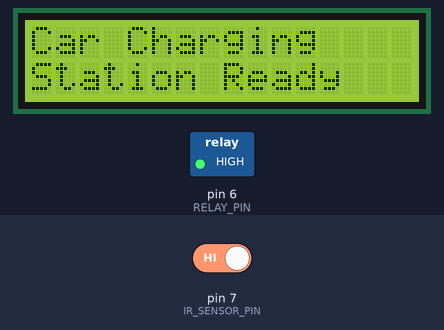
Bench run of a sketch on a simulated Arduino Uno, built with avr-gcc and run on an emulated ATmega328P. Parts: 16×2 character LCD, switched loads named in the sketch (green lamp = pin HIGH). The test bench sets the inputs (shaded band); at power-on: pin 7 (IR_SENSOR_PIN) HIGH. What the sketch prints to the serial monitor is not drawn.

Above: at 0.1 s.
3.3 s: pin 7 (IR_SENSOR_PIN) driven LOW
At 4.4 s:
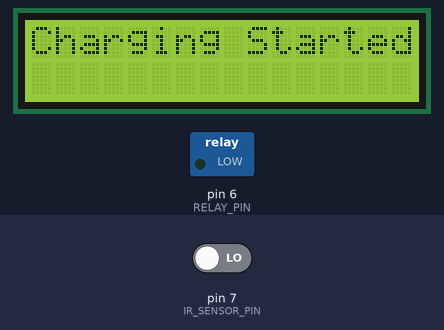
At 5.0 s:
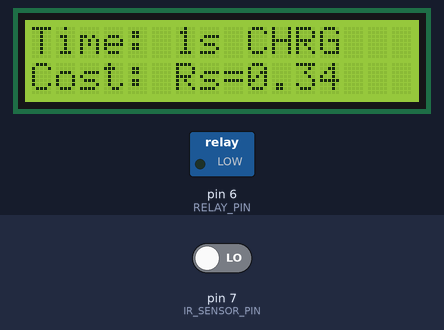
6.3 s: pin 7 (IR_SENSOR_PIN) driven HIGH
At 7.0 s:
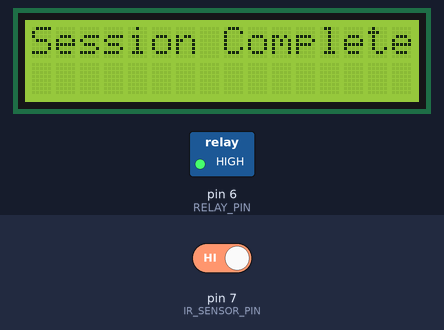
Timing chart, 0 to 9.3 s (numbered marks = the images above; inputs shaded):
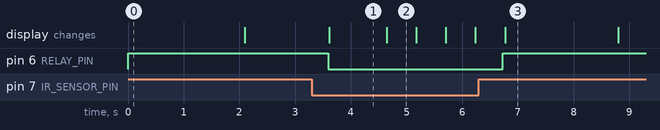

The sketch:

wireless_charging_station.ino
```cpp
#include <LiquidCrystal_I2C.h>

// Pin definitions
#define IR_SENSOR_PIN 7
#define RELAY_PIN 6

// I2C LCD setup (address 0x27, 16x2 display)
LiquidCrystal_I2C lcd(0x27, 16, 2);

// Charging parameters
const float CHARGING_RATE_PER_MINUTE = 20.0; // Cost per minute in your currency
const float POWER_CONSUMPTION = 10.0; // Watts (adjust based on your charger)

// Variables
bool carDetected = false;
bool chargingActive = false;
unsigned long startTime = 0;
unsigned long currentTime = 0;
unsigned long chargingDuration = 0;
float totalCost = 0.0;
float totalEnergy = 0.0; // in Wh (Watt-hours)

void setup() {
  // Initialize serial communication
  Serial.begin(9600);

  // Initialize pins
  pinMode(IR_SENSOR_PIN, INPUT_PULLUP);
  pinMode(RELAY_PIN, OUTPUT);

  // Initialize relay to OFF state (HIGH for active low relay)
  digitalWrite(RELAY_PIN, HIGH);

  // Initialize LCD
  lcd.init();
  lcd.backlight();

  // Display welcome message
  lcd.setCursor(0, 0);
  lcd.print("Car Charging");
  lcd.setCursor(0, 1);
  lcd.print("Station Ready");

  delay(2000);
  lcd.clear();

  Serial.println("Wireless Car Charging Station Initialized");
}

void loop() {
  // Read IR sensor (assuming LOW when object detected)
  bool sensorState = !digitalRead(IR_SENSOR_PIN); // Invert for active low

  // Car detection logic
  if (sensorState && !carDetected) {
    // Car just arrived
    carDetected = true;
    chargingActive = true;
    startTime = millis();
    totalCost = 0.0;
    totalEnergy = 0.0;

    // Turn on relay (LOW for active low relay)
    digitalWrite(RELAY_PIN, LOW);

    Serial.println("Car detected - Charging started");

    // Display charging started message
    lcd.clear();
    lcd.setCursor(0, 0);
    lcd.print("Charging Started");
    delay(1000);
  }

  else if (!sensorState && carDetected) {
    // Car just left
    carDetected = false;
    chargingActive = false;

    // Turn off relay (HIGH for active low relay)
    digitalWrite(RELAY_PIN, HIGH);

    Serial.println("Car removed - Charging stopped");
    Serial.print("Total charging time: ");
    Serial.print(chargingDuration / 60000.0, 2);
    Serial.println(" minutes");
    Serial.print("Total cost: Rs=");
    Serial.println(totalCost, 2);

    // Display final bill
    displayFinalBill();
    delay(5000);

    // Reset display
    lcd.clear();
    lcd.setCursor(0, 0);
    lcd.print("Station Ready");
  }

  // Update charging information if actively charging
  if (chargingActive && carDetected) {
    currentTime = millis();
    chargingDuration = currentTime - startTime;

    // Calculate cost based on time (minutes)
    float minutes = chargingDuration / 60000.0;
    totalCost = minutes * CHARGING_RATE_PER_MINUTE;

    // Calculate energy consumption (Watt-hours)
    totalEnergy = (minutes / 60.0) * POWER_CONSUMPTION;

    // Update display
    updateChargingDisplay(minutes);
  }

  // Small delay to prevent excessive processing
  delay(500);
}

void updateChargingDisplay(float minutes) {
  lcd.clear();

  // First line: Time and Status
  lcd.setCursor(0, 0);
  lcd.print("Time: ");
  if (minutes < 1.0) {
    lcd.print((int)(minutes * 60));
    lcd.print("s");
  } else {
    lcd.print(minutes, 1);
    lcd.print("m");
  }
  lcd.print(" CHRG");

  // Second line: Cost
  lcd.setCursor(0, 1);
  lcd.print("Cost: Rs=");
  lcd.print(totalCost, 2);

  // Optional: Print to serial for debugging
  if ((int)minutes % 1 == 0) { // Print every minute
    Serial.print("Charging time: ");
    Serial.print(minutes, 1);
    Serial.print(" min, Cost: Rs=");
    Serial.print(totalCost, 2);
    Serial.print(", Energy: ");
    Serial.print(totalEnergy, 2);
    Serial.println(" Wh");
  }
}

void displayFinalBill() {
  lcd.clear();

  // Calculate final values
  float finalMinutes = chargingDuration / 60000.0;

  // Display final bill
  lcd.setCursor(0, 0);
  lcd.print("Session Complete");
  delay(2000);

  lcd.clear();
  lcd.setCursor(0, 0);
  lcd.print("Time: ");
  lcd.print(finalMinutes, 1);
  lcd.print(" min");

  lcd.setCursor(0, 1);
  lcd.print("Total: Rs=");
  lcd.print(totalCost, 2);

  // Optional: Show energy consumed
  delay(3000);
  lcd.clear();
  lcd.setCursor(0, 0);
  lcd.print("Energy Used:");
  lcd.setCursor(0, 1);
  lcd.print(totalEnergy, 1);
  lcd.print(" Wh");
  delay(2000);
}
```

Measured:
- after the input at 3.3 s, pin 6 (RELAY_PIN): HIGH → LOW after 0.29 s; the display: changes after 0.31 s (image 1)
- after the input at 6.3 s, pin 6 (RELAY_PIN): LOW → HIGH after 0.43 s; the display: changes after 0.47 s (image 3)
- what the display in image 1 shows lasts 1.0 s, from 3.6 s to 4.6 s
- what the display in image 2 shows lasts 0.6 s, from 4.6 s to 5.2 s
